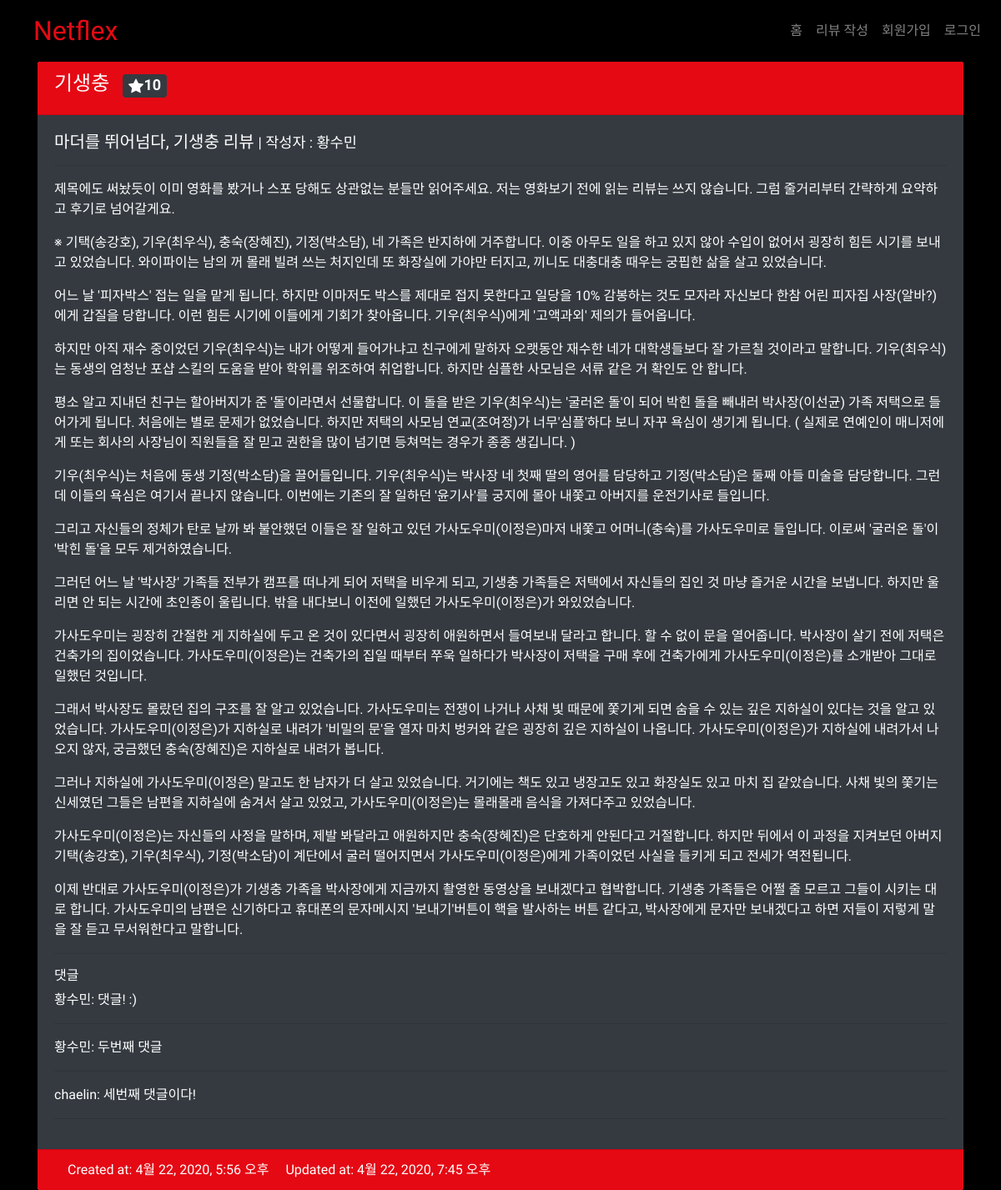
The page /community/4/ on the database its author committed.
### community/models.py (models this page shows)
class Review(models.Model):
    user = models.ForeignKey(settings.AUTH_USER_MODEL, on_delete=models.CASCADE)
    title = models.CharField(max_length=100)
    movie_title = models.CharField(max_length=30)
    rank = models.IntegerField()
    content = models.TextField()
    created_at = models.DateTimeField(auto_now_add=True)
    updated_at = models.DateTimeField(auto_now=True)

class Comment(models.Model):
    user = models.ForeignKey(settings.AUTH_USER_MODEL, on_delete=models.CASCADE)
    review = models.ForeignKey(Review, on_delete=models.CASCADE, related_name='comments')
    content = models.CharField(max_length=200)
    created_at = models.DateTimeField(auto_now_add=True)
    updated_at = models.DateTimeField(auto_now=True)

### community/views.py (the view)
# urls.py: path('<int:review_pk>/', views.detail, name='detail'),
def detail(request, review_pk):
    review = get_object_or_404(Review, pk=review_pk)
    comment_form = CommentForm()
    context = {
        'review': review,
        'comment_form': comment_form
    }
    return render(request, 'community/review_detail.html', context)

### community/templates/community/review_detail.html (shortened to what this page needs)
{% extends 'base.html' %}
{% load bootstrap4 %}
{% block content %}
  <div class="card border-0">
    <div class="card-header text-white d-flex justify-content-between align-items-center">
      <h4>{{ review.movie_title }}<span class="badge badge-dark mx-3">{{ review.rank }}</span></h4>
    </div>
    <div class="card-body bg-dark">
      <h5 class="card-title">{{ review.title }} <small>| 작성자 : {{ review.user.username }}</small></h5>
      <hr>
      <p class="card-text">{{ review.content | linebreaks }}</p>
      <hr>
      <h6>댓글</h6>
      {% for comment in review.comments.all %}
      <div class="input-group p-auto">
        <p class="mb-0 mr-3">{{ comment.user.username }}: {{ comment.content }}</p>
        </div>
        <hr>
      {% endfor %}
    </div>
    <div class="card-footer">
      <p class="text-white d-inline mx-3">Created at: {{ review.created_at }}</p>
      <p class="mb-0 text-white d-inline">Updated at: {{ review.updated_at }}</p>
    </div>
  </div>
  {% endblock %}

### community/static/community/css/base.css (style rules this page uses)
body { background-color: black; color: white; font-family: 'Nanum Gothic', sans-serif; }
.card-header, .btn-danger, .card-footer { background-color: #E50914; }

### rows shown on the page
Review: movie_title "기생충", rank "10", title "마더를 뛰어넘다, 기생충 리뷰", user.username "황수민", content "제목에도 써놨듯이 이미 영화를 봤거나 스포 당해도 상관없는 분들만 읽어주세요. 저는 영화보기 전에 읽는 리뷰는 쓰지 않습니다. 그럼 줄거리부터 간략하게 요약하고 후기로 넘어갈게요. ※ 기택(송강호), 기우(최우식), 충숙(장혜진), 기정(박소담), 네 가족은 반지하에 거주합니다. 이중 아무도 일을 하고 있지 않아 수입이 없어서 굉장히 힘든 시기를 보내고 있었습니다. 와이파이는 남의 꺼 몰래 빌려 쓰는 처지인데 또 화장실에 가야만 터지고, 끼니도 대충대충 때우는 궁핍한 삶을 살고 있었습니다. 어느 날 '피자박스' 접는 일을 맡게 됩니다. 하지만 이마저도 박스를 제대로 접지 못한다고 일당을 10% 감봉하는 것도 모자라 자신보다 한참 어린 피자집 사장(알바?)에게 갑질을 당합니다. 이런 힘든 시기에 이들에게 기회가 찾아옵니다. 기우(최우식)에게 '고액과외' 제의가 들어옵니다. 하지만 아직 재수 중이었던 기우(최우식)는 내가 어떻게 들어가냐고 친구에게 말하자 오랫동안 재수한 네가 대학생들보다 잘 가르칠 것이라고 말합니다. 기우(최우식)는 동생의 엄청난 포샵 스킬의 도움을 받아 학위를 위조하여 취업합니다. 하지만 심플한 사모님은 서류 같은 거 확인도 안 합니다. 평소 알고 지내던 친구는 할아버지가 준 '돌'이라면서 선물합니다. 이 돌을 받은 기우(최우식)는 '굴러온 돌'이 되어 박힌 돌을 빼내러 박사장(이선균) 가족 저택으로 들어가게…", created_at "4월 22, 2020, 5:56 오후", updated_at "4월 22, 2020, 7:45 오후"
Comment: user.username "황수민", content "댓글! :)"
Comment: user.username "황수민", content "두번째 댓글"
Comment: user.username "chaelin", content "세번째 댓글이다!"
